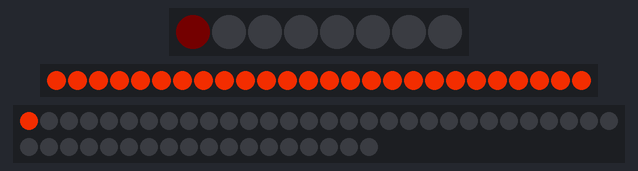
This sketch was run on a simulated Arduino Uno, built with avr-gcc and run on an emulated ATmega328P. Shown: 8 RGB LEDs in strip order, left to right, 26 RGB LEDs in strip order, left to right, 48 RGB LEDs in strip order, left to right, continuing on the next row. Dim RGB values are drawn brighter than linear.

Above: at 0.27 s.
At 3.32 s:
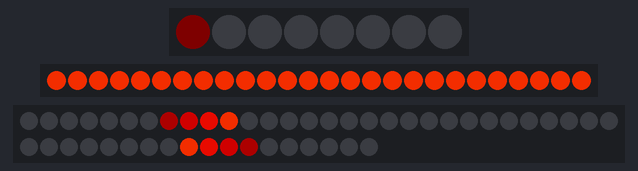
At 6.66 s:
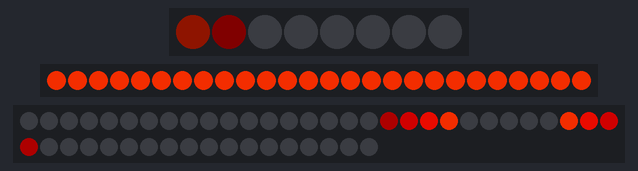
At 13.28 s:
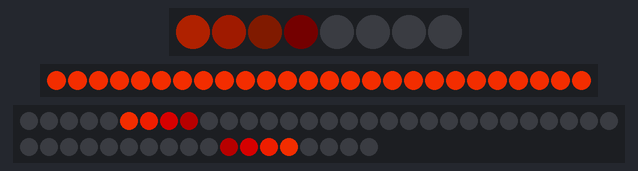
At 26.29 s:
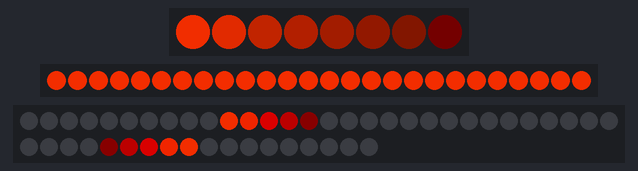
At 39.59 s:
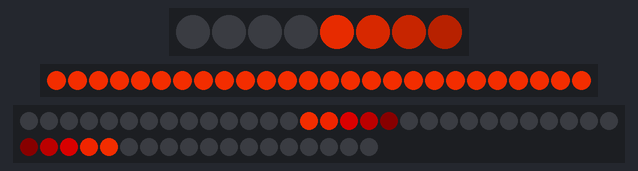
Timing chart, 0 to 40.0 s (numbered marks = the images above):
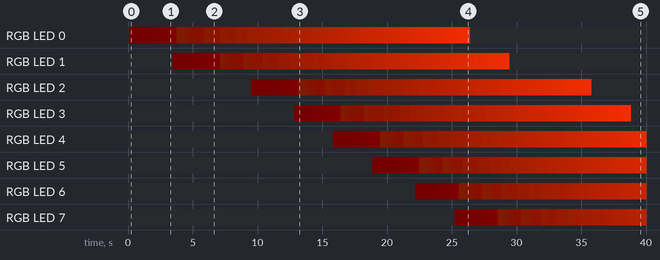

Measured:
- by itself, RGB LED 1: off → RGB(1, 0, 0) at 3.5 s, → RGB(2, 0, 0) 1.5 s later, → RGB(3, 0, 0) 0.61 s later, → RGB(4, 0, 0) 0.60 s later, … (79 changes in this stretch)
- by itself, RGB LED 2: off → RGB(1, 0, 0) at 9.5 s, → RGB(2, 0, 0) 1.8 s later, → RGB(3, 0, 0) 0.60 s later, → RGB(4, 0, 0) 0.60 s later, … (79 changes in this stretch)

The sketch:

garage_storage.ino
```cpp
//garage storage

#include <FastLED.h>
#include <elapsedMillis.h>
#define NUM_LEDS 8
#define DATA_PIN 4
CRGB leds[NUM_LEDS];
CRGB ledz[26];
CRGB ledx[48];

int val0 = 0;
int val1 = - 30;
int val2 = - 90;
int val3 = - 120;
int val4 = - 150;
int val5 = - 180;
int val6 = - 210;
int val7 = - 240;
int hue = 15;

elapsedMillis TimerDrape;
elapsedMillis TimerDrapeTail;

elapsedMillis TimerSticks;

int drapeindex;
int drapeindexB = 48;

void setup() {
FastLED.addLeds<WS2811,DATA_PIN,BRG>(leds, NUM_LEDS); //poles
FastLED.addLeds<WS2811,5,BRG>(ledz, 26); //front fence
FastLED.addLeds<WS2811,7,RGB>(ledx, 48); //draperies

for(int i = 0; i < NUM_LEDS; i++) { leds[i] = CHSV(0, 0, 0); }
for(int i = 0; i < 26; i++) { ledz[i] = CHSV(0, 0, 0); }
for(int i = 0; i < 48; i++) { ledx[i] = CHSV(0, 0, 0); }
}

void loop() {

for(int i = 0; i < NUM_LEDS; i++) { leds[i] = CHSV(0, 0, 0); }


for(int i = 0; i < 48; i++) { ledx[i].nscale8(254); }


if (TimerDrape > 300) {

drapeindex++; if (drapeindex >= 48) {drapeindex = 0;}
drapeindexB--; if (drapeindexB < 0) {drapeindexB = 47;}

TimerDrape = 0;}

ledx[drapeindex] = CHSV(hue, 255, 255);
ledx[drapeindexB] = CHSV(hue, 255, 255);


if (TimerSticks > 100) {

val0 ++;
val1 ++;
val2 ++;
val3 ++;
val4 ++;
val5 ++;
val6 ++;
val7 ++;

TimerSticks = 0; }

if (val0 >= 255) { val0 = -190;}
if (val1 >= 255) { val1 = -190;}
if (val2 >= 255) { val2 = -190;}
if (val3 >= 255) { val3 = -190;}
if (val4 >= 255) { val4 = -190;}
if (val5 >= 255) { val5 = -190;}
if (val6 >= 255) { val6 = -190;}
if (val7 >= 255) { val7 = -190;}

//delay (35);


if (val0 >= 0 && val0 <=255) {leds[0] = CHSV(hue, 255, val0);  }
if (val1 >= 0 && val1 <=255) {leds[1] = CHSV(hue, 255, val1);  }
if (val2 >= 0 && val2 <=255) {leds[2] = CHSV(hue, 255, val2);  }
if (val3 >= 0 && val3 <=255) {leds[3] = CHSV(hue, 255, val3);  }
if (val4 >= 0 && val4 <=255) {leds[4] = CHSV(hue, 255, val4);  }
if (val5 >= 0 && val5 <=255) {leds[5] = CHSV(hue, 255, val5);  }
if (val6 >= 0 && val6 <=255) {leds[6] = CHSV(hue, 255, val6);  }
if (val7 >= 0 && val7 <=255) {leds[7] = CHSV(hue, 255, val7);  }


for(int i = 0; i < 26; i++) { ledz[i] = CHSV(hue, 255, 255); }
 FastLED.show();
 }
```
